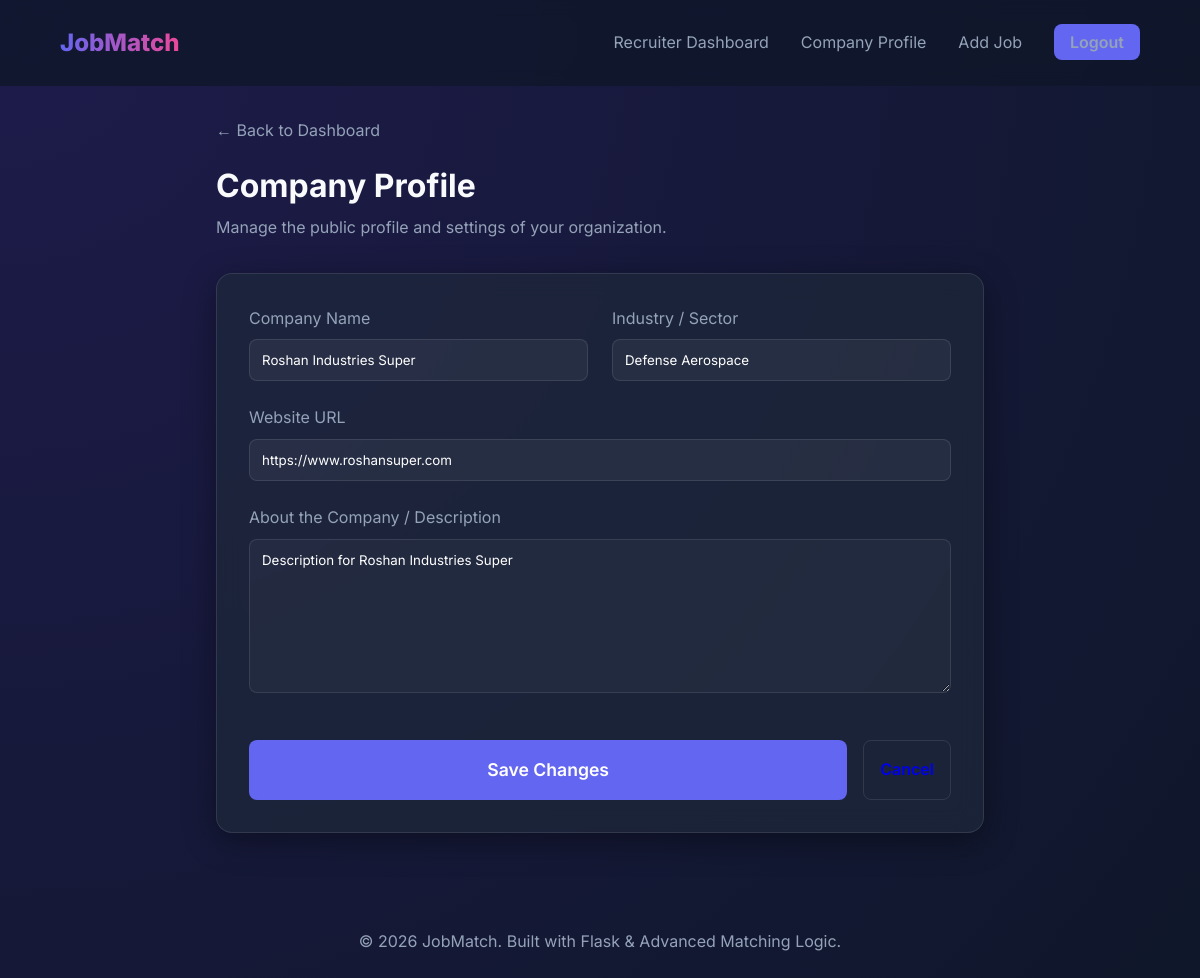
The page /recruiter/profile (signed in) on the database its author committed.
### models.py (models this page shows)
class CompanyProfile(db.Model):
    id = db.Column(db.Integer, primary_key=True)
    recruiter_id = db.Column(db.Integer, db.ForeignKey('user.id'), nullable=False)
    company_name = db.Column(db.String(100), nullable=False)
    logo_path = db.Column(db.String(255))
    website = db.Column(db.String(100))
    industry = db.Column(db.String(100))
    description = db.Column(db.Text)

### main.py (the view, shortened to what this page needs)
@app.route("/recruiter/profile", methods=['GET', 'POST'])
@login_required
def recruiter_profile():
    if current_user.role != 'recruiter':
        flash('Access denied!', 'danger')
        return redirect(url_for('dashboard'))
    profile = current_user.company_profile
    if not profile:
        profile = CompanyProfile(recruiter_id=current_user.id, company_name="My Company")
        db.session.add(profile)
        db.session.commit()
    return render_template('recruiter/profile.html', profile=profile)

### main.py (called while the page is built)
@login_manager.user_loader
def load_user(user_id):
    return User.query.get(int(user_id))

### templates/recruiter/profile.html (shortened to what this page needs)
{% extends "base.html" %}
{% block content %}
<div class="container" style="max-width: 800px;">
    <div style="margin-bottom: 2rem;">
        <a href="{{ url_for('recruiter_dashboard') }}" style="color: var(--text-secondary); text-decoration: none;">&larr; Back to Dashboard</a>
        <h1 style="margin-top: 1rem;">Company <span>Profile</span></h1>
        <p style="color: var(--text-secondary); margin-top: 0.25rem;">Manage the public profile and settings of your organization.</p>
    </div>
    <div class="glass-card">
        <form method="POST">
            <div style="display: grid; grid-template-columns: 1fr 1fr; gap: 1.5rem;">
                <div class="form-group">
                    <label for="company_name">Company Name</label>
                    <input type="text" id="company_name" name="company_name" value="{{ profile.company_name }}" required placeholder="e.g. Acme Corporation">
                </div>
                <div class="form-group">
                    <label for="industry">Industry / Sector</label>
                    <input type="text" id="industry" name="industry" value="{{ profile.industry or '' }}" placeholder="e.g. Technology, Finance, Healthcare">
                </div>
            </div>
            <div class="form-group">
                <label for="website">Website URL</label>
                <input type="url" id="website" name="website" value="{{ profile.website or '' }}" placeholder="e.g. https://www.company.com">
            </div>
            <div class="form-group">
                <label for="description">About the Company / Description</label>
                <textarea id="description" name="description" rows="8" placeholder="Tell candidates about your company mission, culture, and what you do..." style="width: 100%; border: 1px solid var(--glass-border); border-radius: 8px; background: rgba(255, 255, 255, 0.03); color: white; padding: 0.75rem; outline: none; font-family: inherit;">{{ profile.description or '' }}</textarea>
            </div>
            <div style="display: flex; gap: 1rem; margin-top: 2.5rem;">
                <button type="submit" class="btn btn-primary" style="flex: 1; padding: 1rem; font-size: 1.1rem;">Save Changes</button>
                <a href="{{ url_for('recruiter_dashboard') }}" class="btn" style="border: 1px solid var(--glass-border); padding: 1rem; display: flex; align-items: center; justify-content: center; text-decoration: none;">Cancel</a>
            </div>
        </form>
    </div>
</div>
{% endblock %}

### static/css/style.css (style rules this page uses)
:root { --primary: #6366f1; --primary-hover: #4f46e5; --secondary: #ec4899; --bg-dark: #0f172a; --card-bg: rgba(30, 41, 59, 0.7); --glass-border: rgba(255, 255, 255, 0.1); --text-primary: #f8fafc; --text-secondary: #94a3b8; --accent-success: #10b981; --accent-warning: #f59e0b; }
* { margin: 0; padding: 0; box-sizing: border-box; font-family: 'Inter', sans-serif; }
body { background: radial-gradient(circle at top left, #1e1b4b, #0f172a); color: var(--text-primary); min-height: 100vh; line-height: 1.6; }
.glass-card { background: var(--card-bg); backdrop-filter: blur(12px); -webkit-backdrop-filter: blur(12px); border: 1px solid var(--glass-border); border-radius: 1rem; padding: 2rem; box-shadow: 0 8px 32px 0 rgba(0, 0, 0, 0.37); }
.btn { padding: 0.75rem 1.5rem; border-radius: 0.5rem; border: none; cursor: pointer; font-weight: 600; transition: transform 0.2s, background 0.3s; }
.btn-primary { background: var(--primary); color: white; }
.container { max-width: 1200px; margin: 2rem auto; padding: 0 1rem; }
.form-group { margin-bottom: 1.5rem; }
.form-group label { display: block; margin-bottom: 0.5rem; color: var(--text-secondary); }
.form-group input, .form-group textarea, .form-group select { width: 100%; padding: 0.75rem; background: rgba(255, 255, 255, 0.05); border: 1px solid var(--glass-border); border-radius: 0.5rem; color: white; }
.glass-card { animation: fadeIn 0.4s ease-out; }
select, input, textarea { transition: border-color 0.3s, box-shadow 0.3s, background-color 0.3s; }

### rows shown on the page
CompanyProfile: company_name "Roshan Industries Super", industry "Defense Aerospace", website "https://www.roshansuper.com", description "Description for Roshan Industries Super"
